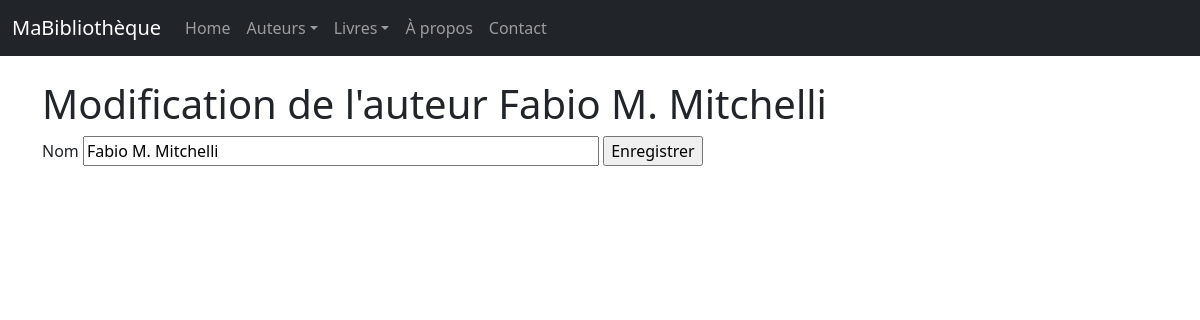
Page /auteurs/1/update on the earlier database version.
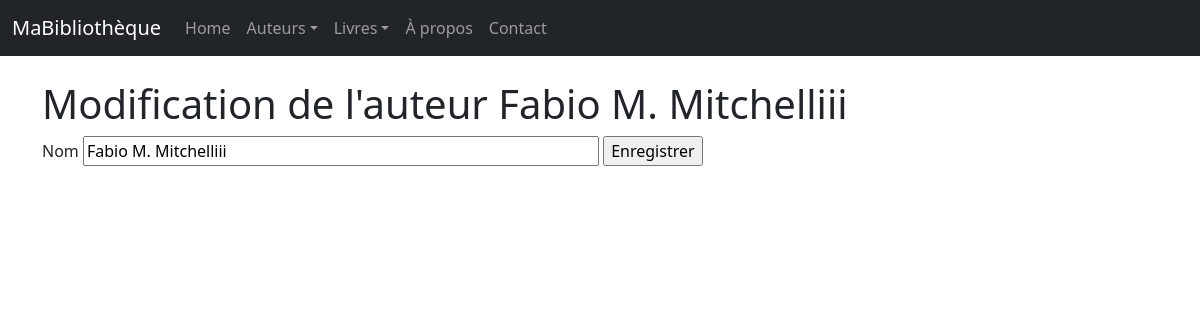
Same page on the later database version.
### monApp/models.py (models this page shows, shortened)
class Auteur(db.Model):
    idA = db.Column( db.Integer, primary_key=True )
    Nom = db.Column( db.String(100) )

### monApp/views.py (the view)
@app.route('/auteurs/<idA>/update')
def updateAuteur(idA):
    unAuteur = Auteur.query.get(idA)
    unForm = FormAuteur(idA=unAuteur.idA, Nom = unAuteur.Nom)
    return render_template("auteur_update.html",selectedAuteur=unAuteur,updateForm=unForm)

### monApp/forms.py
class FormAuteur(FlaskForm):
    idA=HiddenField('idA')
    Nom = StringField ('Nom', validators =[DataRequired()])

### monApp/templates/auteur_update.html (shortened to what this page needs)
{% extends "base.html" %}
{% block main %}
<h1 >Modification de l'auteur {{ selectedAuteur.Nom }}</h1>
<form method ="POST" action ="">
    {{ updateForm.Nom.label }} {{ updateForm.Nom(size =50) }}
    <input type="submit" value ="Enregistrer">
</form >
{% endblock %}

Differences in the rows shown:
changed Auteur: Nom "Fabio M. Mitchelli" → "Fabio M. Mitchelliii"
